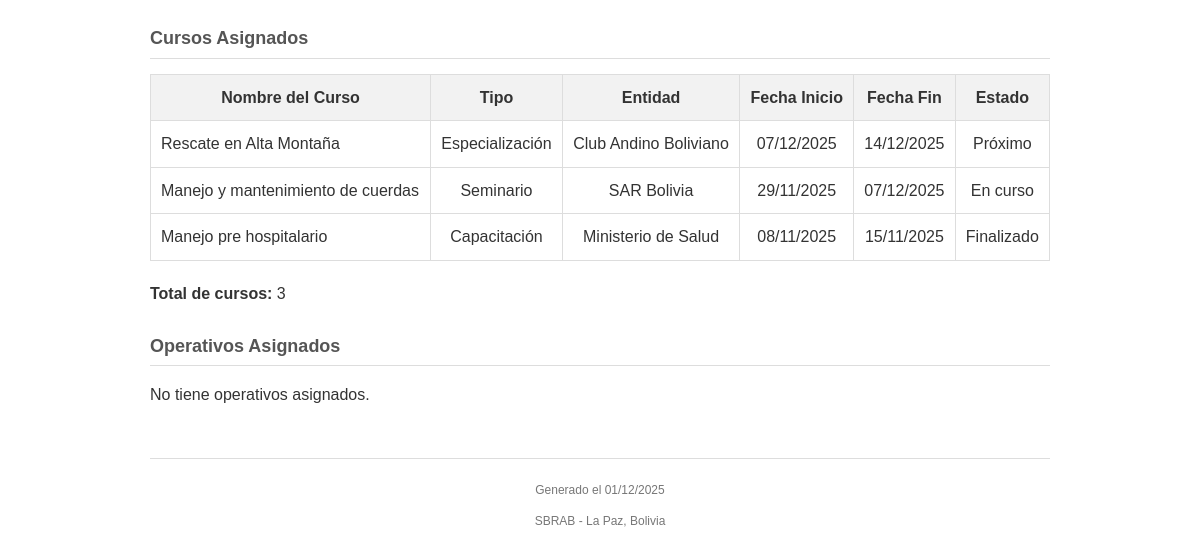
/generar_reporte.php?id=5 (lower part), run on an earlier commit of the app's database.
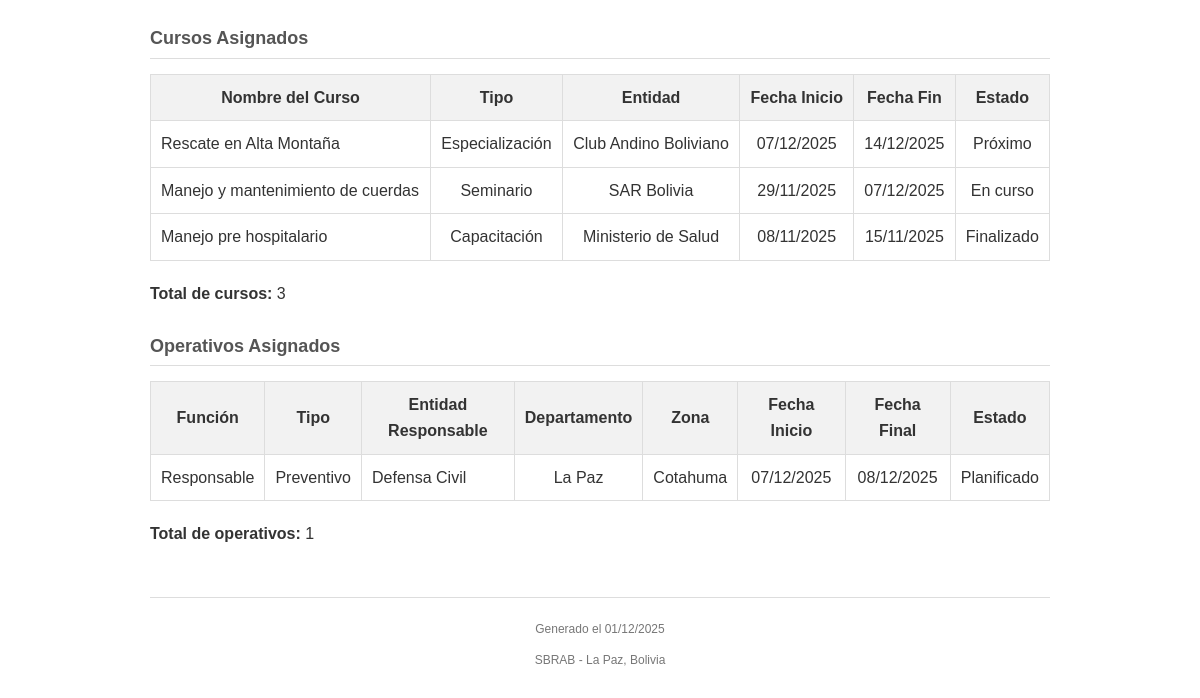
And on a later commit of the database.
### tables this page shows
CREATE TABLE cursos (
            id INTEGER PRIMARY KEY AUTOINCREMENT,
            tipo TEXT NOT NULL,
            entidad TEXT NOT NULL,
            nombre TEXT NOT NULL,
            fecha_inicio DATE NOT NULL,
            fecha_fin DATE NOT NULL,
            observaciones TEXT
        , estado TEXT DEFAULT 'proximo');

CREATE TABLE instructor_operativos (
            id INTEGER PRIMARY KEY AUTOINCREMENT,
            instructor_id INTEGER NOT NULL,
            operativo_id INTEGER NOT NULL, funcion TEXT NOT NULL DEFAULT "Personal de rescate",
            FOREIGN KEY (instructor_id) REFERENCES instructores(id) ON DELETE CASCADE,
            FOREIGN KEY (operativo_id) REFERENCES operativos(id) ON DELETE CASCADE
        );

CREATE TABLE operativos (
            id INTEGER PRIMARY KEY AUTOINCREMENT,
            tipo TEXT NOT NULL,
            entidad_responsable TEXT NOT NULL,
            estado TEXT NOT NULL,
            departamento TEXT NOT NULL,
            zona TEXT NOT NULL,
            fecha_inicio DATE NOT NULL,
            fecha_final DATE NOT NULL
        );

### generar_reporte.php (the view, shortened to what this page needs)
<?php
require_once 'data/db.php';
$id = intval($_GET['id']);
?>
<!DOCTYPE html>
<html lang="es">
<head>
</head>
<body>
    <?php
    try {
        $stmtCursos = $pdo->prepare("
            SELECT
                c.nombre,
                c.tipo,
                c.entidad,
                c.fecha_inicio,
                c.fecha_fin,
                c.estado
            FROM instructor_cursos ic
            INNER JOIN cursos c ON ic.curso_id = c.id
            WHERE ic.instructor_id = ?
            ORDER BY c.fecha_inicio DESC
        ");
        $stmtCursos->execute([$id]);
        $cursos = $stmtCursos->fetchAll(PDO::FETCH_ASSOC);
    } catch (PDOException $e) {
        $cursos = [];
        $errorCursos = $e->getMessage();
    }
    ?>
    <?php if (!empty($cursos)): ?>
        <div class="section">
            <h2>Cursos Asignados</h2>
            <table>
                <thead>
                    <tr>
                        <th>Nombre del Curso</th>
                        <th>Tipo</th>
                        <th>Entidad</th>
                        <th>Fecha Inicio</th>
                        <th>Fecha Fin</th>
                        <th>Estado</th>
                    </tr>
                </thead>
                <tbody>
                    <?php foreach ($cursos as $curso): ?>
                        <tr>
                            <td style="text-align: left;"><?= htmlspecialchars($curso['nombre']) ?></td>
                            <td><?= htmlspecialchars($curso['tipo']) ?></td>
                            <td><?= htmlspecialchars($curso['entidad']) ?></td>
                            <td><?= date('d/m/Y', strtotime($curso['fecha_inicio'])) ?></td>
                            <td><?= date('d/m/Y', strtotime($curso['fecha_fin'])) ?></td>
                            <td><?= htmlspecialchars($curso['estado'] ?? 'N/A') ?></td>
                        </tr>
                    <?php endforeach; ?>
                </tbody>
            </table>
            <p style="margin-top: 10px;"><strong>Total de cursos:</strong> <?= count($cursos) ?></p>
        </div>
    <?php endif; ?>
    <?php
    try {
        $stmtOperativos = $pdo->prepare("
            SELECT
                io.funcion,
                o.tipo,
                o.entidad_responsable,
                o.departamento,
                o.zona,
                o.fecha_inicio,
                o.fecha_final,
                o.estado
            FROM instructor_operativos io
            INNER JOIN operativos o ON io.operativo_id = o.id
            WHERE io.instructor_id = ?
            ORDER BY o.fecha_inicio DESC
        ");
        $stmtOperativos->execute([$id]);
        $operativos = $stmtOperativos->fetchAll(PDO::FETCH_ASSOC);
    } catch (PDOException $e) {
        $operativos = [];
        $errorOperativos = $e->getMessage();
    }
    ?>
    <?php if (!empty($operativos)): ?>
        <div class="section">
            <h2>Operativos Asignados</h2>
            <table>
                <thead>
                    <tr>
                        <th>Función</th>
                        <th>Tipo</th>
                        <th>Entidad Responsable</th>
                        <th>Departamento</th>
                        <th>Zona</th>
                        <th>Fecha Inicio</th>
                        <th>Fecha Final</th>
                        <th>Estado</th>
                    </tr>
                </thead>
                <tbody>
                    <?php foreach ($operativos as $operativo): ?>
                        <tr>
                            <td><?= htmlspecialchars($operativo['funcion'] ?? 'N/A') ?></td>
                            <td><?= htmlspecialchars($operativo['tipo']) ?></td>
                            <td style="text-align: left;"><?= htmlspecialchars($operativo['entidad_responsable']) ?></td>
                            <td><?= htmlspecialchars($operativo['departamento']) ?></td>
                            <td><?= htmlspecialchars($operativo['zona']) ?></td>
                            <td><?= date('d/m/Y', strtotime($operativo['fecha_inicio'])) ?></td>
                            <td><?= date('d/m/Y', strtotime($operativo['fecha_final'])) ?></td>
                            <td><?= htmlspecialchars($operativo['estado']) ?></td>
                        </tr>
                    <?php endforeach; ?>
                </tbody>
            </table>
            <p style="margin-top: 10px;"><strong>Total de operativos:</strong> <?= count($operativos) ?></p>
        </div>
    <?php else: ?>
        <div class="section">
            <h2>Operativos Asignados</h2>
            <p>No tiene operativos asignados.</p>
        </div>
    <?php endif; ?>
    <div class="footer">
        <p>Generado el <?= date('d/m/Y') ?></p>
        <p>SBRAB - La Paz, Bolivia</p>
    </div>
</body>
</html>

### generar_reporte.php (style rules this page uses)
body { font-family: Arial, sans-serif; line-height: 1.6; color: #333; max-width: 900px; margin: 0 auto; padding: 20px; }
h2 { font-size: 18px; color: #555; border-bottom: 1px solid #ddd; padding-bottom: 5px; margin-top: 25px; }
table { width: 100%; border-collapse: collapse; margin-top: 15px; margin-bottom: 20px; }
th { background-color: #f2f2f2; font-weight: bold; }
.footer { margin-top: 50px; text-align: center; font-size: 12px; color: #777; border-top: 1px solid #ddd; padding-top: 10px; }

What changed in the data, as far as the page shows it:
added instructor_operativos: funcion "Responsable", operativo.tipo "Preventivo", operativo.entidad_responsable "Defensa Civil", operativo.departamento "La Paz", operativo.zona "Cotahuma", operativo.fecha_inicio "07/12/2025", operativo.fecha_final "08/12/2025", operativo.estado "Planificado"
Also different on the page:
count($operativos): (not shown) → "1"
text no longer shown: "No tiene operativos asignados."
text now shown: "Función Tipo Entidad Responsable Departamento Zona Fecha Inicio Fecha Final Estado Total de operativos:"
